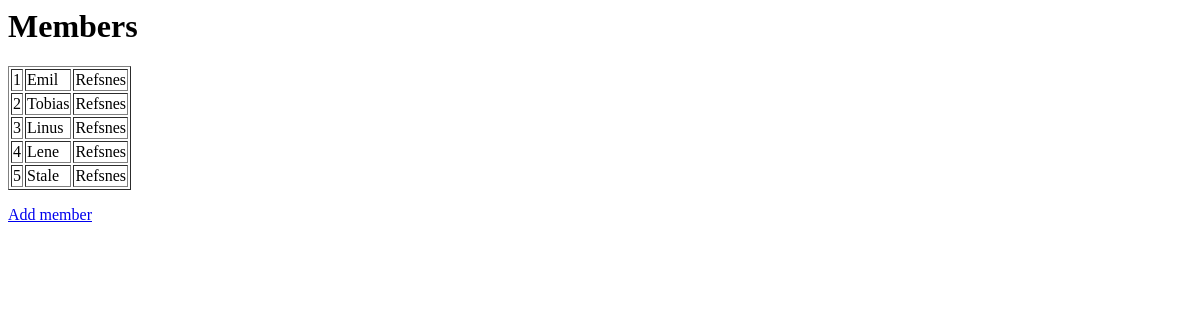
/members/, run on an earlier commit of the app's database.
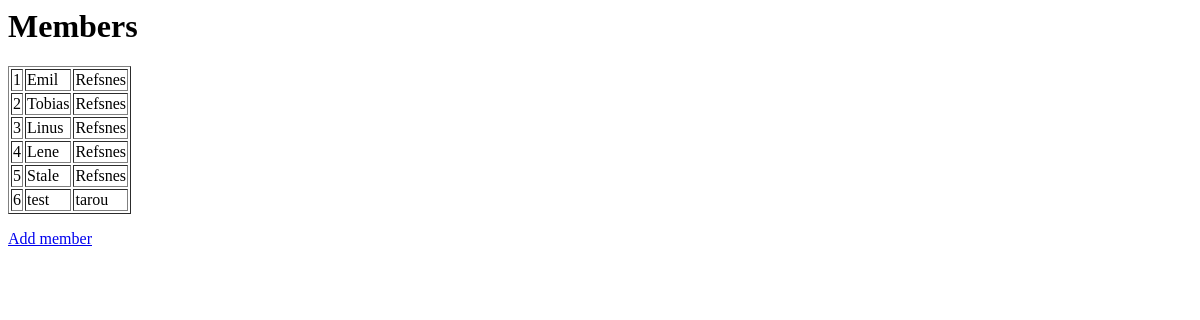
And on a later commit of the database.
### members/models.py (models this page shows)
class Members(models.Model):
    firstname = models.CharField(max_length=255)
    lastname = models.CharField(max_length=255)

### members/views.py (the view)
# urls.py: path('', views.index, name='index'),
def index(request):
    template = loader.get_template('index.html')
    mymembers = Members.objects.all().values()
    context = {
        'mymembers' : mymembers,
    }
    return HttpResponse(template.render(context, request))

### members/templates/index.html
<h1>Members</h1>
<table border="1">
{% for x in mymembers %}
<tr>
<td>{{ x.id }}</td>
<td>{{ x.firstname }}</td>
<td>{{ x.lastname }}</td>
</tr>
{% endfor %}
</table>
<p>
    <a href="add/">Add member</a>
</p>

What changed in the data, as far as the page shows it:
added Members: id "6", firstname "test", lastname "tarou"
